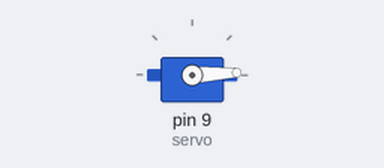
The sketch below on a simulated Arduino Uno, built with avr-gcc and run on an emulated ATmega328P. On the bench: servo.

Above: at 0.05 s.
At 1.3 s:
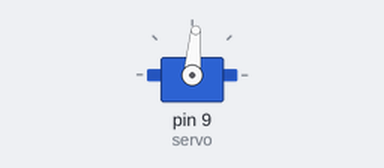
At 2.6 s:
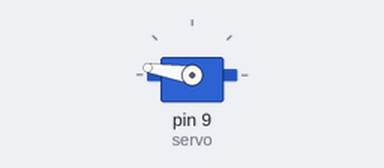
At 5.2 s:
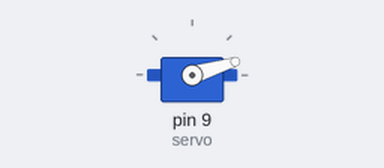
Timing chart, 0 to 7.1 s (numbered marks = the images above):
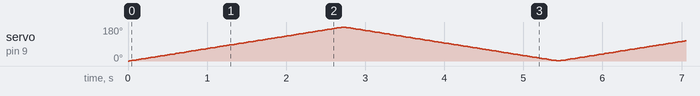

The sketch:

project9.ino
```cpp
#include <Servo.h>
Servo servo;
int angle = 0;

void setup() {
  servo.attach(9);
}

void loop() {
  for(angle = 0; angle < 180; angle++) {
    servo.write(angle);
    delay(15);
  }
  for(angle = 180; angle > 0; angle--) {
    servo.write(angle);
    delay(15);
  }
}
```
